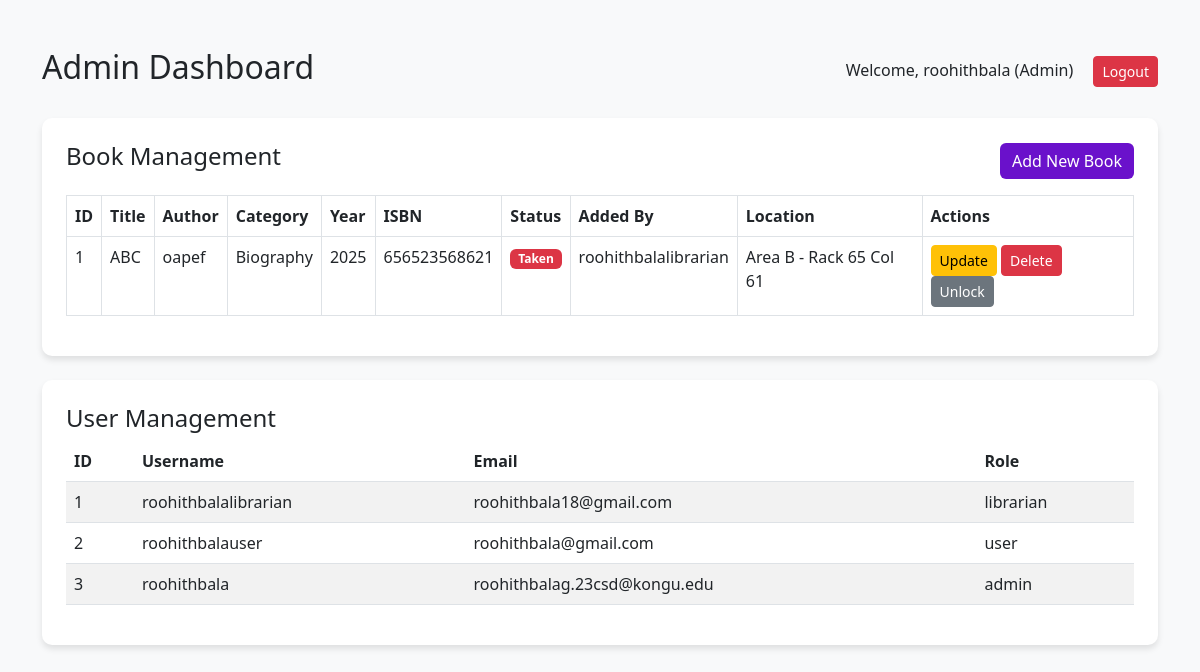
/admin (signed in), run on the app's committed database.
### tables this page shows
CREATE TABLE users (
            id INTEGER PRIMARY KEY AUTOINCREMENT,
            username TEXT UNIQUE NOT NULL,
            email TEXT UNIQUE NOT NULL,
            password TEXT NOT NULL,
            role TEXT NOT NULL DEFAULT 'user'
        );

CREATE TABLE books (
            id INTEGER PRIMARY KEY AUTOINCREMENT,
            title TEXT NOT NULL,
            author TEXT NOT NULL,
            category TEXT NOT NULL,
            publication_year INTEGER,
            isbn TEXT UNIQUE NOT NULL,
            added_by TEXT,
            status TEXT NOT NULL DEFAULT 'Available',
            main_area TEXT,
            rack_no TEXT,
            column_no TEXT,
            borrowed_by INTEGER,
            due_date TEXT,
            penalty INTEGER DEFAULT 0
        );

### app.py (the view)
@app.route("/admin")
def admin_dashboard():
    if "user_id" not in session or session.get("role") != "admin":
        flash("Access Denied! Only Admins can access this page.", "danger")
        return redirect(url_for("home"))
    with get_db_connection() as conn:
        books = conn.execute("SELECT * FROM books").fetchall()
        users = conn.execute("SELECT * FROM users").fetchall()
    return render_template("admin_dashboard.html", books=books, users=users)

### app.py (called while the page is built)
def get_db_connection():
    conn = sqlite3.connect(DATABASE)
    conn.row_factory = sqlite3.Row
    return conn

### templates/admin_dashboard.html (shortened to what this page needs)
<!DOCTYPE html>
<html lang="en">
<head>
    <link rel="stylesheet" href="https://cdn.jsdelivr.net/npm/bootstrap@5.3.0/dist/css/bootstrap.min.css">
</head>
<body class="container mt-5">
    <header class="d-flex justify-content-between align-items-center mb-4">
        <h2>Admin Dashboard</h2>
        <nav>
            <span>Welcome, {{ session["username"] }} (Admin)</span>
            <a href="{{ url_for('logout') }}" class="btn btn-danger btn-sm ms-3">Logout</a>
        </nav>
    </header>
    <div class="card p-4 mb-4">
        <div class="d-flex justify-content-between align-items-center mb-3">
            <h4>Book Management</h4>
            <a href="{{ url_for('add_book_route') }}" class="btn btn-success">Add New Book</a>
        </div>
        <table class="table table-bordered table-hover">
            <thead>
                <tr>
                    <th>ID</th>
                    <th>Title</th>
                    <th>Author</th>
                    <th>Category</th>
                    <th>Year</th>
                    <th>ISBN</th>
                    <th>Status</th>
                    <th>Added By</th>
                    <th>Location</th>
                    <th>Actions</th>
                </tr>
            </thead>
            <tbody>
                {% for book in books %}
                <tr>
                    <td>{{ book.id }}</td>
                    <td>{{ book.title }}</td>
                    <td>{{ book.author }}</td>
                    <td>{{ book.category }}</td>
                    <td>{{ book.publication_year }}</td>
                    <td>{{ book.isbn }}</td>
                    <td>
                        <span class="badge {% if book.status == 'Available' %}bg-success{% else %}bg-danger{% endif %}">
                            {{ book.status }}
                        </span>
                    </td>
                    <td>{{ book.added_by }}</td>
                    <td>{{ book.main_area }} - Rack {{ book.rack_no }} Col {{ book.column_no }}</td>
                    <td>
                        <a href="{{ url_for('update_book_route', book_id=book.id) }}" class="btn btn-warning btn-sm">Update</a>
                        <form method="POST" action="{{ url_for('delete_book_route', book_id=book.id) }}" class="d-inline">
                            <button type="submit" class="btn btn-danger btn-sm">Delete</button>
                        </form>
                        {% if book.status == 'Taken' %}
                        <form method="POST" action="{{ url_for('unlock_book_route', book_id=book.id) }}" class="d-inline">
                            <button type="submit" class="btn btn-secondary btn-sm">Unlock</button>
                        </form>
                        {% endif %}
                    </td>
                </tr>
                {% endfor %}
            </tbody>
        </table>
    </div>
    <div class="card p-4">
        <h4>User Management</h4>
        <table class="table table-striped table-hover">
            <thead>
                <tr>
                    <th>ID</th>
                    <th>Username</th>
                    <th>Email</th>
                    <th>Role</th>
                </tr>
            </thead>
            <tbody>
                {% for user in users %}
                <tr>
                    <td>{{ user.id }}</td>
                    <td>{{ user.username }}</td>
                    <td>{{ user.email }}</td>
                    <td>{{ user.role }}</td>
                </tr>
                {% endfor %}
            </tbody>
        </table>
    </div>
</body>
</html>

### templates/admin_dashboard.html (style rules this page uses)
body { background-color: #f8f9fa; }
.card { border: none; border-radius: 10px; box-shadow: 0 4px 6px rgba(0, 0, 0, 0.1); }
.btn-success { background-color: #6a11cb; border: none; }
.table thead { background-color: #343a40; color: white; }

### data on the page
users: username "roohithbala", id "3", email "roohithbalag.23csd@kongu.edu", role "admin"
books: id "1", title "ABC", author "oapef", category "Biography", publication_year "2025", isbn "656523568621", status "Taken", added_by "roohithbalalibrarian", main_area "Area B", rack_no "65", column_no "61"
users: id "1", username "roohithbalalibrarian", email "roohithbala18@gmail.com", role "librarian"
users: id "2", username "roohithbalauser", email "roohithbala@gmail.com", role "user"
